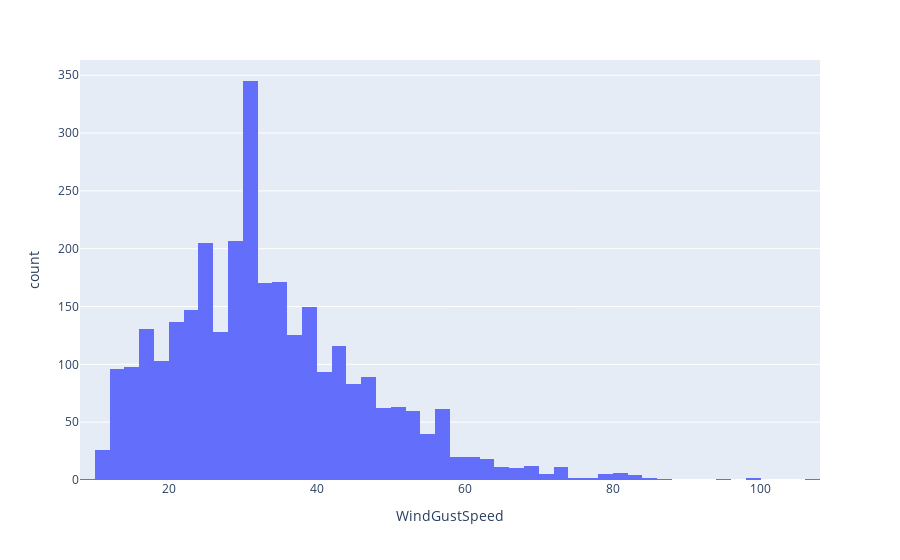

Source (notebook cell):
### Markdown cell above
Wind Gust Speed Distribution – Histogram indicating typical and extreme wind gusts.

### Code cell
px.histogram(df,x='WindGustSpeed')

### Figure 1 — Plotly figure (JSON) as saved in the notebook; plotly's stock layout.template omitted (floating-point values rounded to 4 significant figures; data arrays with more than 128 entries replaced by an {"elided": "..."} marker saying what was removed)
{"data": [{"bingroup": "x", "hovertemplate": "WindGustSpeed=%{x}<br>count=%{y}<extra></extra>", "legendgroup": "", "marker": {"color": "#636efa", "pattern": {"shape": ""}}, "name": "", "orientation": "v", "showlegend": false, "x": {"elided": "3040 float values"}, "xaxis": "x", "yaxis": "y", "type": "histogram"}], "layout": {"xaxis": {"anchor": "y", "domain": [0.0, 1.0], "title": {"text": "WindGustSpeed"}}, "yaxis": {"anchor": "x", "domain": [0.0, 1.0], "title": {"text": "count"}}, "legend": {"tracegroupgap": 0}, "margin": {"t": 60}, "barmode": "relative"}}
